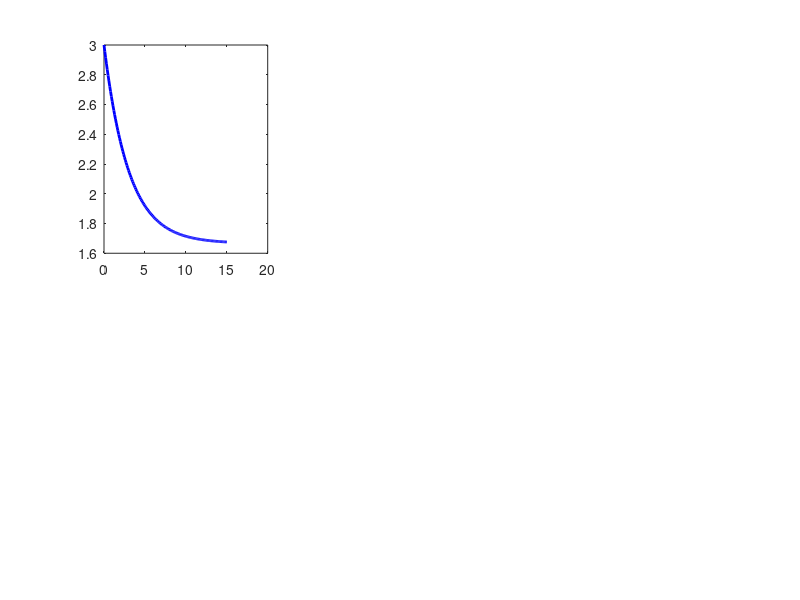

Reproduce this figure in MATLAB. (Note: this script raises an error after producing the figure.)
%% CIRCUITO RL - EJERCICIO 5
% Sistema eléctrico con resistencias e inductor
% Autor: Daniel García Araque
% Fecha: 2026

clear all; close all; clc;

%% PARÁMETROS DEL CIRCUITO
Vs = 10;      % Voltaje de fuente [V]
R1 = 4000;    % Resistencia 1 [Ω] = 4 kΩ
R2 = 2000;    % Resistencia 2 [Ω] = 2 kΩ  
L = 18;       % Inductancia [H] - determinada de la gráfica
iL0 = 0.003;  % Corriente inicial [A] = 3 mA

fprintf('=== PARÁMETROS DEL CIRCUITO RL ===\n');
fprintf('Vs = %.2f V\n', Vs);
fprintf('R1 = %.2f Ω = %.2f kΩ\n', R1, R1/1000);
fprintf('R2 = %.2f Ω = %.2f kΩ\n', R2, R2/1000);
fprintf('L = %.2f H\n', L);
fprintf('iL(0) = %.3f A = %.2f mA\n\n', iL0, iL0*1000);

%% RESISTENCIA EQUIVALENTE
Req = R1 + R2;
fprintf('Resistencia equivalente: Req = %.2f Ω = %.2f kΩ\n\n', Req, Req/1000);

%% CONSTANTE DE TIEMPO
tau = L / Req;
fprintf('Constante de tiempo: τ = %.6f s = %.2f ms\n', tau, tau*1000);

%% GANANCIA DC
K = 1 / Req;
fprintf('Ganancia DC: K = %.6e A/V\n', K);
fprintf('Corriente en estado estacionario: iL(∞) = %.6f A = %.3f mA\n\n', Vs*K, Vs*K*1000);

%% FUNCIÓN DE TRANSFERENCIA
% G(s) = K / (τs + 1) = (1/Req) / ((L/Req)s + 1)
num = [K];
den = [tau, 1];

G = tf(num, den);

fprintf('=== FUNCIÓN DE TRANSFERENCIA G(s) ===\n');
disp(G);

%% FORMA ESTÁNDAR
num_std = [1/Req];
den_std = [L, Req];

G_std = tf(num_std, den_std);

fprintf('\nForma estándar (corriente en mA por V de entrada):\n');
G_mA = G * 1000;  % Convertir a mA
disp(G_mA);

%% POLOS
polos = pole(G);
fprintf('\n=== POLOS DEL SISTEMA ===\n');
fprintf('polo = %.4f (real negativo)\n', polos);
fprintf('Sistema ESTABLE de primer orden\n');

%% ESPACIO DE ESTADOS
A = -Req/L;
B = 1/L;
C = 1;
D = 0;

sys_ss = ss(A, B, C, D);

fprintf('\n=== ESPACIO DE ESTADOS ===\n');
fprintf('A = %.4f\n', A);
fprintf('B = %.4f\n', B);
fprintf('C = %.4f\n', C);
fprintf('D = %.4f\n\n', D);

%% SIMULACIÓN DE LA RESPUESTA
% Con condición inicial iL(0) = 3 mA
t = 0:0.0001:0.015;  % 0 a 15 ms

% Respuesta temporal con CI
iL_inf = Vs * K;
iL = iL_inf + (iL0 - iL_inf) * exp(-t/tau);

%% GRÁFICAS
figure('Name', 'Análisis del Circuito RL', 'Position', [100 100 1200 800]);

% Respuesta temporal
subplot(2,3,1);
plot(t*1000, iL*1000, 'b-', 'LineWidth', 2);
hold on;
yline(iL_inf*1000, 'r--', 'LineWidth', 1.5);
yline(iL0*1000, 'g--', 'LineWidth', 1.5);
% Marcar constante de tiempo
plot(tau*1000, (iL_inf + (iL0-iL_inf)*exp(-1))*1000, 'ro', 'MarkerSize', 8, 'LineWidth', 2);
grid on;
xlabel('Tiempo [ms]');
ylabel('Corriente i_L(t) [mA]');
title('Respuesta Temporal con CI');
legend('i_L(t)', 'i_L(\infty)', 'i_L(0)', '\tau', 'Location', 'best');

% Respuesta al escalón (sin CI)
subplot(2,3,2);
step(G_mA);
grid on;
title('Respuesta al Escalón Unitario');
ylabel('Corriente [mA/V]');

% Diagrama de polos y ceros
subplot(2,3,3);
pzmap(G);
grid on;
title('Diagrama de Polos y Ceros');

% Diagrama de Bode
subplot(2,3,[4,5]);
bode(G);
grid on;
title('Diagrama de Bode');

% Análisis de la respuesta
subplot(2,3,6);
axis off;
text(0.1, 0.9, '\bf Características del Sistema:', 'FontSize', 12);

info_text = {
    sprintf('Constante de tiempo: τ = %.2f ms', tau*1000);
    sprintf('Frecuencia de corte: fc = %.2f Hz', 1/(2*pi*tau));
    sprintf('Tiempo establecimiento (2%%): ts ≈ %.2f ms', 4*tau*1000);
    sprintf('Tiempo establecimiento (5%%): ts ≈ %.2f ms', 3*tau*1000);
    '';
    sprintf('Ganancia DC: K = %.6f A/V', K);
    sprintf('iL(∞) para Vs=10V: %.3f mA', Vs*K*1000);
    '';
    'Sistema de PRIMER ORDEN';
    'Sin oscilaciones (polo real)';
    'ESTABLE';
};

text(0.1, 0.8, info_text, 'FontSize', 10, 'VerticalAlignment', 'top');

%% GUARDAR DATOS
save('ejercicio_cinco/datos_sistema.mat', 'G', 'G_mA', 'sys_ss', 'Vs', 'R1', 'R2', 'L', 'Req', 'tau', 'K', 'polos', 'iL0', 'A', 'B', 'C', 'D');

saveas(gcf, 'ejercicio_cinco/analisis_sistema.fig');
saveas(gcf, 'ejercicio_cinco/analisis_sistema.png');

fprintf('✓ Datos guardados en "ejercicio_cinco/datos_sistema.mat"\n');
fprintf('\n=== FIN DEL ANÁLISIS ===\n');
